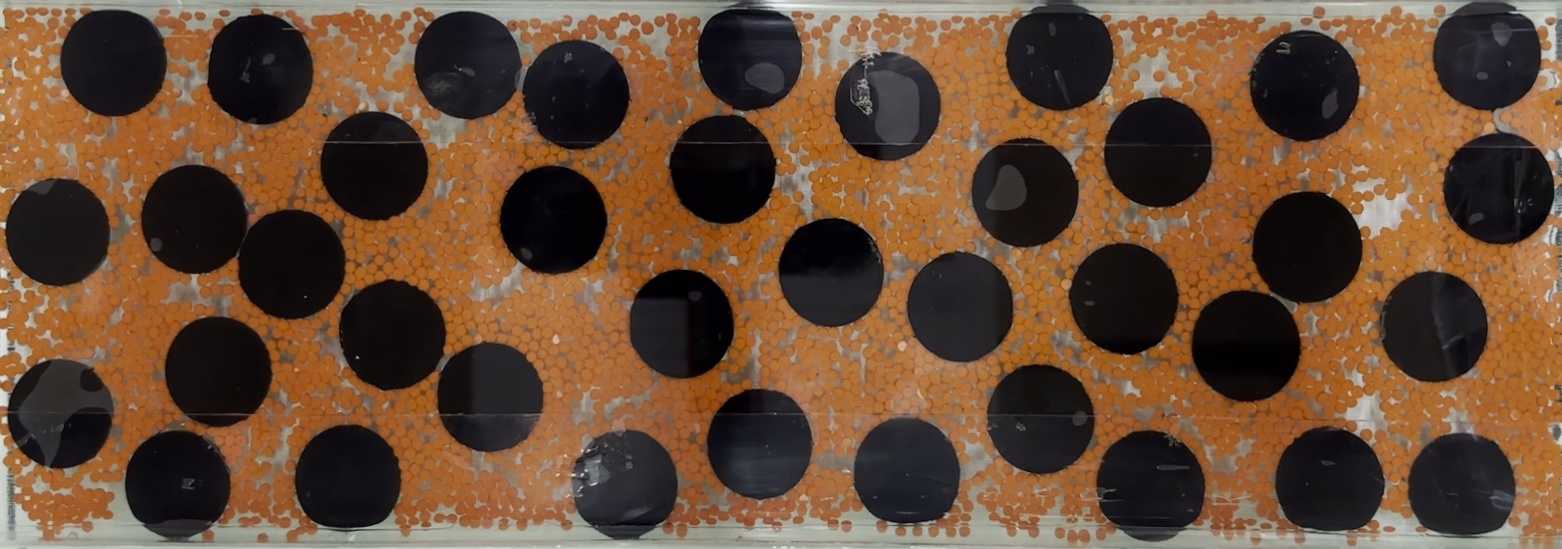
#> input picture asset/testalpha/IMG_SQ/frame_60_transformted.jpg, 1562 x 549 px, found by its file name
$ jupyter execute --allow-errors Suffusion_2D_senior_project.ipynb
#> lines starting #> are read from the running program, lines starting #| are printed output that depends on the picture; long printed decimals are rounded
# collect train data

[cell 1]
import cv2
import matplotlib.pyplot as plt
import pandas as pd

font = cv2.FONT_HERSHEY_SIMPLEX

# fontScale
fontScale = 0.4

# Blue color in BGR
color = (255, 0, 0)

# Line thickness of 2 px
thickness = 1


# https://pyimagesearch.com/2021/01/20/opencv-getting-and-setting-pixels/
def mouse_callback(event, x, y, flags, params):
    if event == cv2.EVENT_LBUTTONDOWN:
        if len(params['points']) < 200:
            [b, g, r] = params['img'][y,x]
            params['points'].append([r, g, b])

            cv2.circle(params['img'], (x, y), 3, (0, 255, 0), -1)
            org = (x, y)
            image = cv2.putText(params['img'],str(len(params['points'])) , org, font,
                   fontScale, color, thickness, cv2.LINE_AA)
            cv2.imshow("Image-pick point", params['img'])

            print('picked point  '+str(len(params['points'])), end="\r")
        else:
            df = pd.DataFrame(params['points'], columns=['R', 'G', 'B'])
            df.to_csv('./asset/testalpha/1.3BackGroundrgb_values.csv', index=False)
            print("RGB values saved to 'rgb_values.csv'.")

input_path = './asset/test1 V0.65 F15/test1.3/frame_60_transformted.jpg'
input_image = cv2.imread(input_path)
#> input_image is the input picture: shape (549, 1562, 3); mean B, G, R 53, 75.2, 103.9

# Create a copy of the input image for drawing points
img_copy = input_image.copy()

# Store the points
points = []

cv2.namedWindow("Image-pick point")
cv2.setMouseCallback("Image-pick point", mouse_callback, {'img': img_copy, 'points': points})
# Display the input image
cv2.imshow("Image-pick point", img_copy)
cv2.waitKey(0)
cv2.destroyAllWindows()
print(img_copy.shape[0],img_copy.shape[1])
#| 549 1562
print(points)

[cell 2]
## import cv2
import matplotlib.pyplot as plt
import pandas as pd

def onclick(event):
    if event.xdata is not None and event.ydata is not None:
        x, y = int(event.xdata), int(event.ydata)
        rgb = image[y, x, :]
        print(f"Clicked on pixel ({x}, {y}) with RGB value: {rgb}")
        rgb_values.append(rgb)
        df = pd.DataFrame(rgb_values, columns=['R', 'G', 'B'])
        df.to_csv('D:/Research works/2D particleFlow SeniorProject 2024/Videos/rgb_values.csv', index=False)
        print("RGB values saved to 'rgb_values.csv'.")

# Load the image
image_path = 'D:/Research works/2D particleFlow SeniorProject 2024/Videos/frame_60_transformted_alinemented_0.jpg'
#> (the rest of this cell did not finish here and is left out)

[cell 3]
import os
import cv2
import pandas as pd
from sklearn.cluster import KMeans
import matplotlib.pyplot as plt

[cell 4]
# Suppress warnings
import os
os.environ["OMP_NUM_THREADS"] = '1'

# Load RGB values from CSV files
#> (the rest of this cell did not finish here and is left out)

#> (a cell that did not finish here is left out)

[cell 6]
import os
import warnings
import cv2
import pandas as pd
from sklearn.cluster import KMeans
import matplotlib.pyplot as plt

# Suppress the UserWarning about memory leak
warnings.filterwarnings("ignore", message="KMeans is known to have a memory leak on Windows with MKL")

# Set environment variable to address the memory leak warning
os.environ["OMP_NUM_THREADS"] = "1"

# Load RGB values from CSV files
#> (the rest of this cell did not finish here and is left out)

[cell 7]
import cv2
import numpy as np
import pandas as pd
from sklearn.cluster import KMeans
import matplotlib.pyplot as plt
import os

# Suppress the UserWarning about memory leak
import warnings
warnings.filterwarnings("ignore", message="KMeans is known to have a memory leak on Windows with MKL")

# Set environment variable to address the memory leak warning
os.environ["OMP_NUM_THREADS"] = "1"

# Load the image
image_path = './asset/testalpha/IMG_SQ/frame_60_transformted_alinemented.jpg'
image = cv2.imread(image_path)
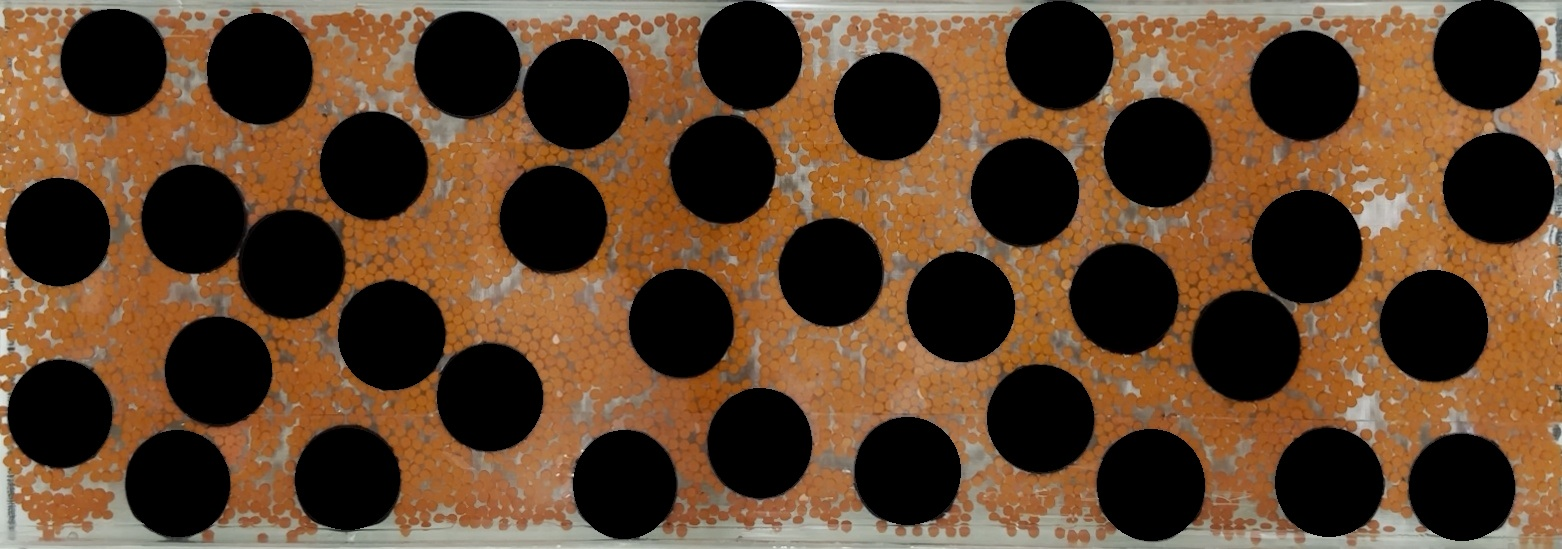
#> input picture asset/testalpha/IMG_SQ/frame_60_transformted_alinemented.jpg, 1562 x 549 px
#> image is the input picture: shape (549, 1562, 3); mean B, G, R 43.3, 66.3, 93.7
image_rgb = cv2.cvtColor(image, cv2.COLOR_BGR2RGB)

# Reshape the image into a 2D array of RGB values
image_flat = image_rgb.reshape((-1, 3))

# Convert the reshaped image into a DataFrame
image_df = pd.DataFrame(image_flat, columns=['R', 'G', 'B'])
#> image_df = table of 857538 rows and 3 columns

# Fit K-means clustering model
kmeans = KMeans(n_clusters=3, random_state=42, n_init=10)
kmeans.fit(image_df)

# Predict labels for each pixel
labels = kmeans.predict(image_df)

# Reshape the labels back into the original image shape
labels = labels.reshape(image_rgb.shape[:2])
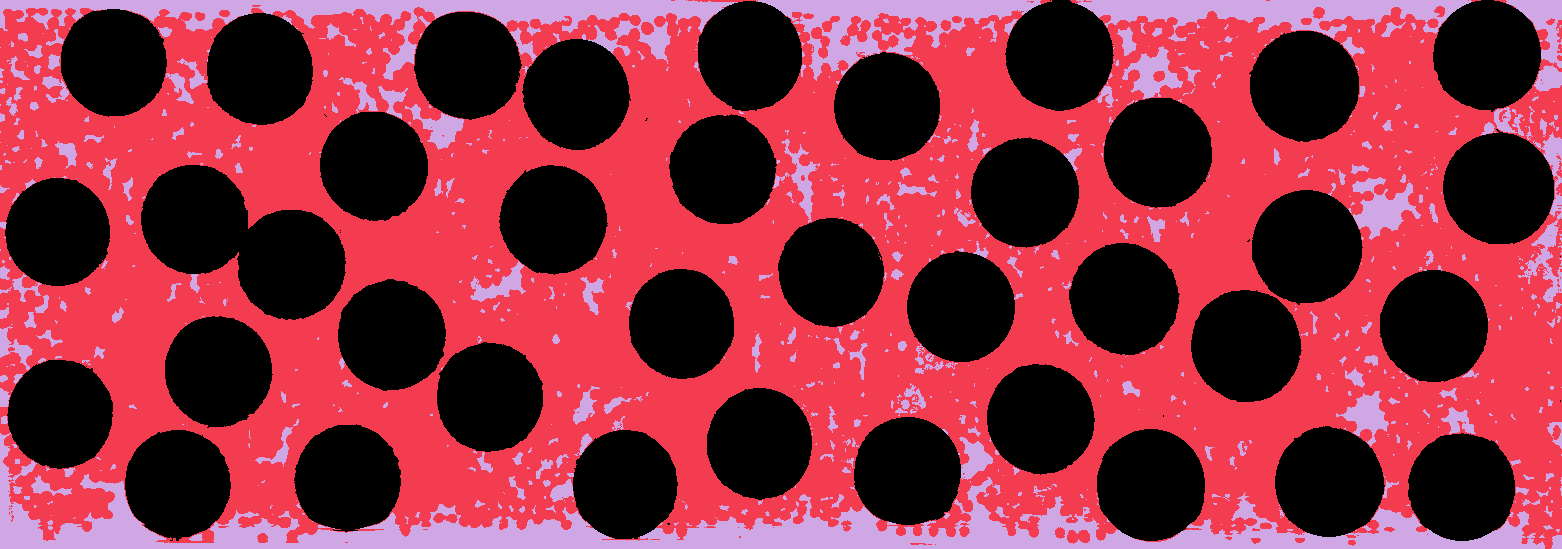
#> labels: shape (549, 1562) int32; 3 distinct labels, from 0 to 2; one colour per label, 0 black

# Plot the clustered image
plt.figure(figsize=(10, 8))
plt.imshow(labels, cmap='viridis')
plt.colorbar(label='Cluster')
plt.title('K-means Clustering of Image Pixels')
plt.show()
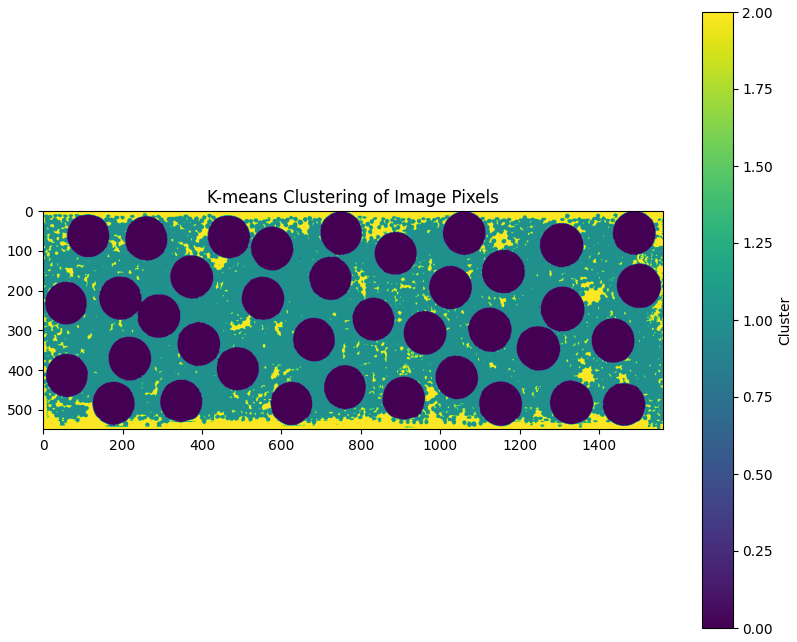
#> figure drawn by matplotlib, 2 panels

plt.hist(labels[:,:].ravel(),152,[0,12],color='red')
# cv.imwrite("./normalised_RED.jpg",img)

unique, counts = np.unique(labels, return_counts=True)
#> unique = [0, 1, 2]; counts = [351862, 403440, 102236]
a=dict(zip(unique, counts))
#> a = {0: 351862, 1: 403440, 2: 102236}
print(a)
#| {0: 351862, 1: 403440, 2: 102236}
b=[a[1],a[0]]
#> b = [403440, 351862]
r=labels.shape[0]*labels.shape[1]
#> r = 857538
print(r)
#| 857538

#Calculate percentage of water hyacinth
print("fine particle of all pic =","{0}{1}".format(b[0]*100/r,"%"))
#| fine particle of all pic = 47.046%
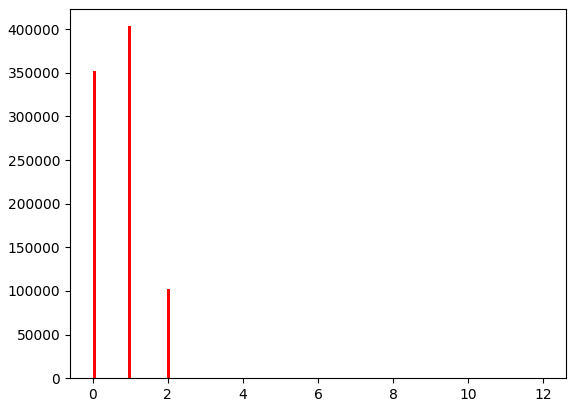
#> figure drawn by matplotlib, 1 panel; tallest bar 403440 high, from x = 0.947 to 1.03

[cell 8]
import cv2
import numpy as np
import pandas as pd
from sklearn.cluster import KMeans
import matplotlib.pyplot as plt
import os

# Suppress the UserWarning about memory leak
import warnings
warnings.filterwarnings("ignore", message="KMeans is known to have a memory leak on Windows with MKL")

# Set environment variable to address the memory leak warning
os.environ["OMP_NUM_THREADS"] = "1"

# Load the image
image_path = './asset/testalpha/IMG_SQ/frame_60_transformted_alinemented.jpg'
image = cv2.imread(image_path)
image_rgb = cv2.cvtColor(image, cv2.COLOR_BGR2RGB)

# Reshape the image into a 2D array of RGB values
image_flat = image_rgb.reshape((-1, 3))

# Convert the reshaped image into a DataFrame
image_df = pd.DataFrame(image_flat, columns=['R', 'G', 'B'])

# Fit K-means clustering model
kmeans = KMeans(n_clusters=3, random_state=42, n_init=10)
kmeans.fit(image_df)

# Predict labels for each pixel
labels = kmeans.predict(image_df)

# Reshape the labels back into the original image shape
labels = labels.reshape(image_rgb.shape[:2])

# Plot the original and clustered images side by side
fig, axes = plt.subplots(1, 2, figsize=(15, 6))

# Plot the original image
axes[0].imshow(image_rgb)
axes[0].set_title('Original Image')

# Plot the clustered image
clustered_image = axes[1].imshow(labels, cmap='viridis')
axes[1].set_title('Clustered Image')
axes[1].set_xlabel('Cluster')

# Add colorbar using the clustered image as the mappable object
plt.colorbar(clustered_image, ax=axes[1], label='Cluster')

plt.show()
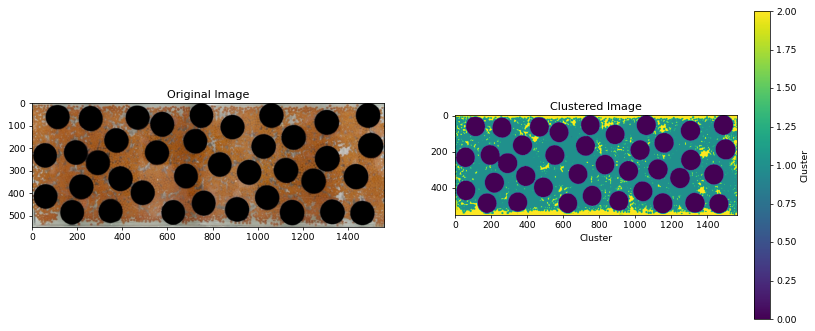
#> figure drawn by matplotlib, 3 panels
